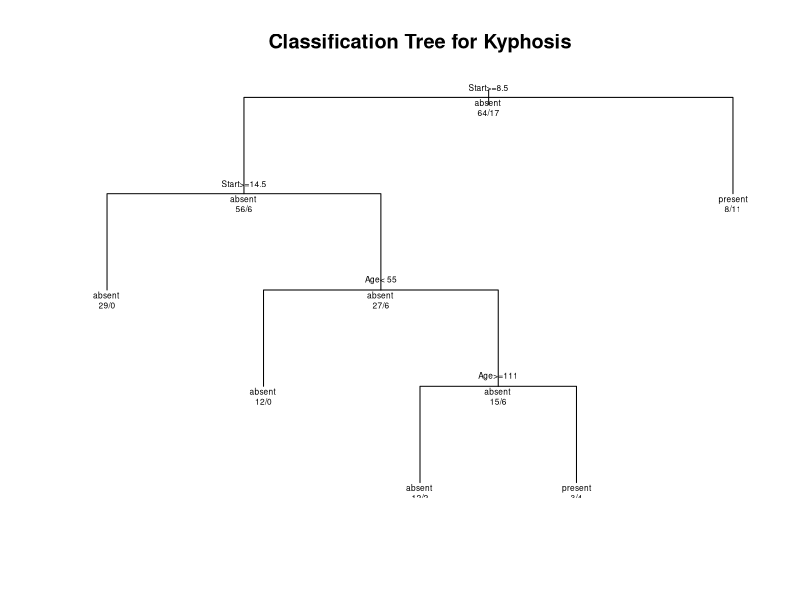

Write the R code that produced this figure.
## ---- chunk 1
library(rpart)
data(kyphosis)
# grow tree 
fit <- rpart(Kyphosis ~ Age + Number + Start,
             method="class", data=kyphosis)
#printcp(fit) # display the results 
#plotcp(fit) # visualize cross-validation results 
#summary(fit) # detailed summary of splits
# plot tree 
plot(fit, uniform=TRUE, 
     main="Classification Tree for Kyphosis")
text(fit, use.n=TRUE, all=TRUE, cex=.5)
